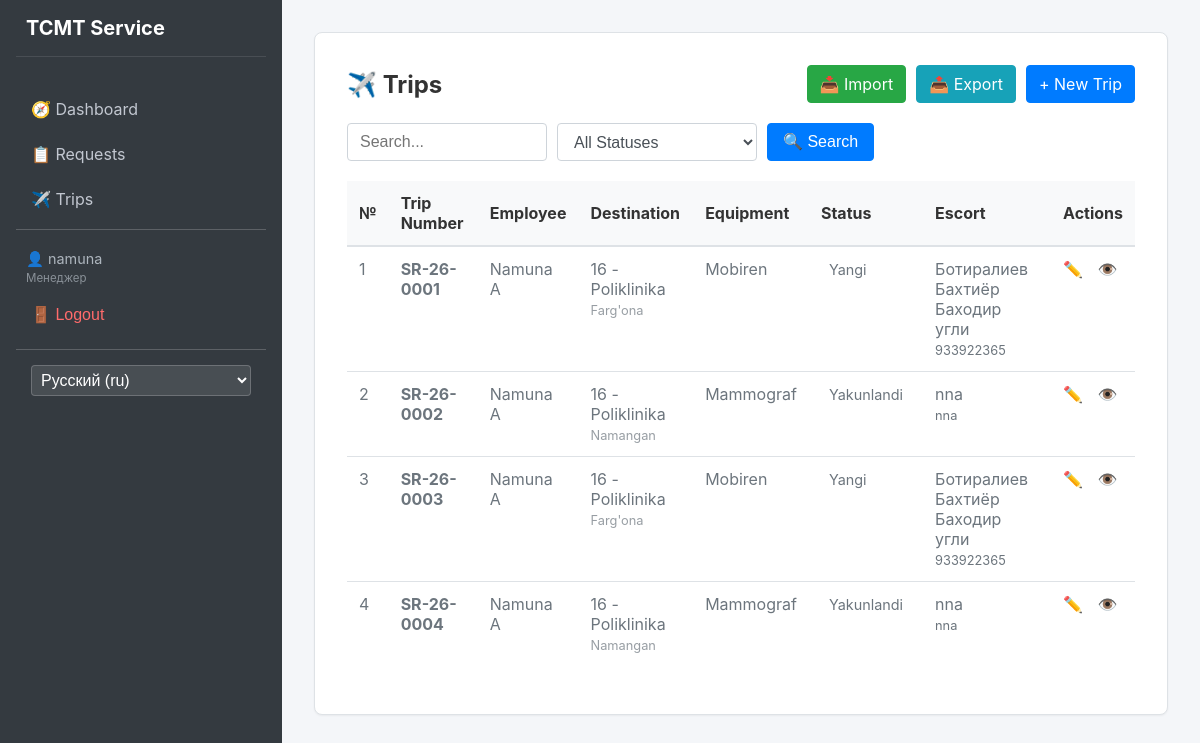
The app's page /trips/ (signed in), older data.
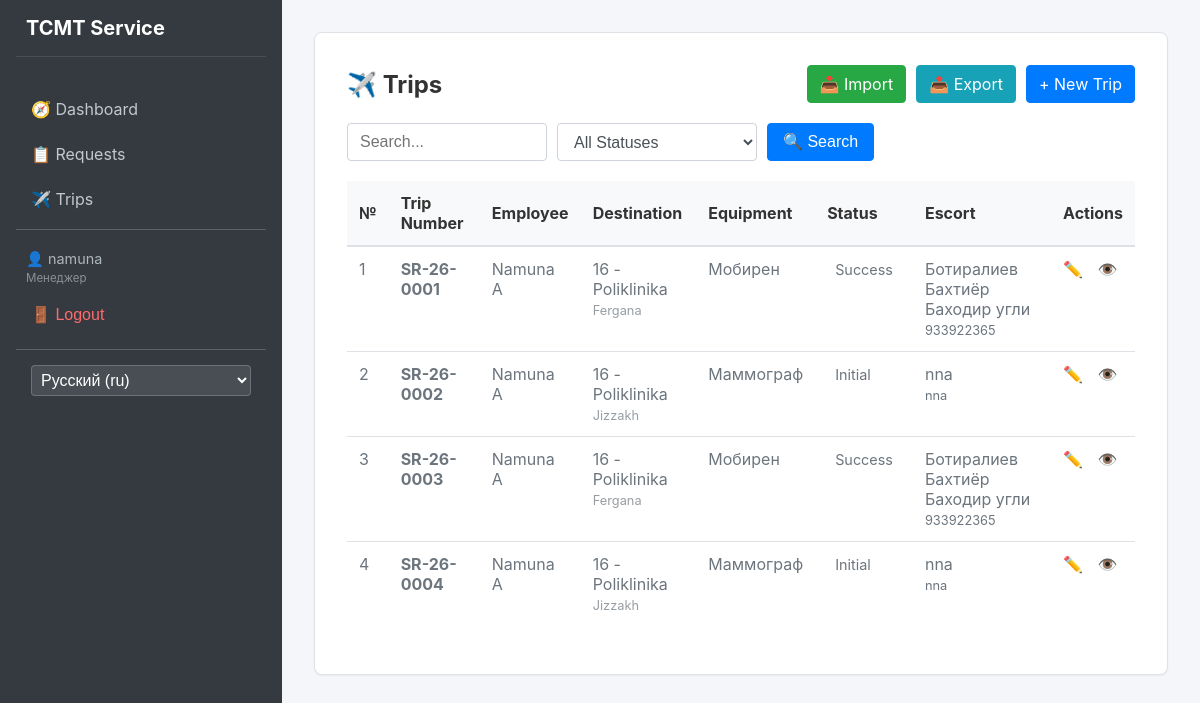
The same page, newer data.
### apps/users/models.py (models this page shows, shortened)
class User(AbstractUser):
    class Role(models.TextChoices):
        ADMIN = 'admin', 'Администратор'
        MANAGER = 'manager', 'Менеджер'
        USER = 'user', 'Пользователь'
    full_name = models.CharField(max_length=255)
    passport = models.CharField(max_length=20)
    role = models.CharField(
        max_length=20,
        choices=Role.choices,
        default=Role.USER
    )

### apps/trips/models.py (models this page shows, shortened)
class Trip(models.Model):
    created_at = models.DateField(default=datetime.date.today)
    responsible = models.ForeignKey(
        settings.AUTH_USER_MODEL,
        on_delete=models.SET_NULL,
        null=True,
        related_name='trips'
    )
    region = models.ForeignKey(Region, on_delete=models.PROTECT)
    institution = models.ForeignKey(Institution, on_delete=models.PROTECT)
    description = models.TextField()
    contact_phone = models.CharField(max_length=20)
    request_number = models.CharField(max_length=20)
    equipment_type = models.ForeignKey(EquipmentType, on_delete=models.PROTECT)
    status = models.ForeignKey(Status, on_delete=models.PROTECT)
    escort_name = models.CharField(max_length=255)
    escort_phone = models.CharField(max_length=20)
    order_number = models.CharField(
        max_length=50,
        blank=True,
        null=True
    )
    result_info = models.TextField(blank=True, null=True)

### apps/core/models.py (models this page shows, shortened)
class Institution(models.Model):
    name = models.CharField(max_length=255)
    region = models.ForeignKey(Region, on_delete=models.CASCADE)

class Region(models.Model):
    name = models.CharField(max_length=100)

class EquipmentType(models.Model):
    name = models.CharField(max_length=255)

class Status(models.Model):
    name = models.CharField(max_length=100)

### apps/trips/views.py (the view, shortened to what this page needs)
class TripListView(LoginRequiredMixin, ListView):
    model = Trip
    template_name = 'trips/list.html'
    context_object_name = 'trips'
    ordering = ['-created_at']
    def get_queryset(self):
        queryset = super().get_queryset()
        q = self.request.GET.get('q')
        status_id = self.request.GET.get('status')
        if status_id:
            queryset = queryset.filter(status_id=status_id)
        return queryset
    def get_context_data(self, **kwargs):
        context = super().get_context_data(**kwargs)
        context['statuses'] = Status.objects.all()
        return context

### templates/trips/list.html (shortened to what this page needs)
{% extends 'base.html' %}
{% load i18n %}
{% block content %}
<div class="glass-container">
    <div style="display: flex; justify-content: space-between; align-items: center; margin-bottom: 20px;">
        <h2 style="color: white; margin: 0;">✈️ {% trans "Trips" %}</h2>
        {% if user.role != 'user' %}
        <div style="display: flex; gap: 10px;">
            <a href="{% url 'trips:import' %}" class="btn-primary"
                style="text-decoration: none; background-color: #28a745; border-color: #28a745;">
                📥 {% trans "Import" %}
            </a>
            <a href="{% url 'trips:export' %}" class="btn-primary"
                style="text-decoration: none; background-color: #17a2b8; border-color: #17a2b8;">
                📤 {% trans "Export" %}
            </a>
            <a href="{% url 'trips:create' %}" class="btn-primary" style="text-decoration: none;">
                + {% trans "New Trip" %}
            </a>
        </div>
        {% endif %}
    </div>
    <form method="get" style="margin-bottom: 20px; display: flex; gap: 10px;">
        <input type="text" name="q" placeholder="{% trans 'Search...' %}" value="{{ request.GET.q|default:'' }}"
            style="width: 200px; margin: 0;">
        <select name="status" style="width: 200px; margin: 0;" onchange="this.form.submit()">
            <option value="">{% trans "All Statuses" %}</option>
        </select>
        <button type="submit" class="btn-primary" style="padding: 5px 15px;">🔍 {% trans "Search" %}</button>
    </form>
    <table>
        <thead>
            <tr>
                <th>№</th>
                <th>{% trans "Trip Number" %}</th>
                <th>{% trans "Employee" %}</th>
                <th>{% trans "Destination" %}</th>
                <th>{% trans "Equipment" %}</th>
                <th>{% trans "Status" %}</th>
                <th>{% trans "Escort" %}</th>
                <th>{% trans "Actions" %}</th>
            </tr>
        </thead>
        <tbody>
            {% for trip in trips %}
            <tr>
                <td>{{ forloop.counter }}</td>
                <td><strong>{{ trip.request_number }}</strong></td>
                <td>{{ trip.responsible.full_name }}</td>
                <td>
                    {{ trip.institution.name }}<br>
                    <span style="font-size: 0.8em; opacity: 0.7;">
                        {{ trip.region.name }}
                    </span>
                </td>
                <td>{{ trip.equipment_type.name }}</td>
                <td>
                    <span style="padding: 4px 8px; border-radius: 4px;
                                 background: rgba(255,255,255,0.3); font-size: 0.9em;">
                        {{ trip.status.name }}
                    </span>
                </td>
                <td>
                    {{ trip.escort_name }}<br>
                    <span style="font-size: 0.8em;">
                        {{ trip.escort_phone }}
                    </span>
                </td>
                <td>
                    {% if user.role == 'user' and trip.status.name in closed_statuses %}
                    <span style="opacity: 0.3; margin-right: 10px;">🔒</span>
                    {% else %}
                    <a href="{% url 'trips:update' trip.pk %}" style="color: white; margin-right: 10px;">✏️</a>
                    {% endif %}
                    <a href="{% url 'trips:detail' trip.pk %}" style="color: white;">👁️</a>
                </td>
            </tr>
            {% empty %}
            <tr>
                <td colspan="8" style="text-align: center; padding: 20px;">
                    {% trans "No trips yet" %}
                </td>
            </tr>
            {% endfor %}
        </tbody>
    </table>
</div>
{% endblock %}

### templates/base.html (shortened to what this page needs)
<!DOCTYPE html>
<html lang="ru">
<head>
    {% load static %}
    {% load i18n %}
    <link rel="stylesheet" href="{% static 'css/style.css' %}">
</head>
<body>
    <div class="app-container">
        {% if user.is_authenticated %}
        <aside class="sidebar">
            <h2 style="color: white !important; border-bottom: 1px solid rgba(255,255,255,0.1);">TCMT Service</h2>
            <nav>
                <a href="{% url 'index' %}">🧭 {% trans "Dashboard" %}</a>
                <a href="{% url 'requests:list' %}">📋 {% trans "Requests" %}</a>
                <a href="{% url 'trips:list' %}">✈️ {% trans "Trips" %}</a>
                <hr style="border-color: rgba(255,255,255,0.2); margin: 10px 0;">
                <div style="padding: 10px; font-size: 0.9em; color: #adb5bd;">
                    👤 {{ user.username }} <br>
                    <span style="font-size: 0.8em; opacity: 0.7;">{{ user.get_role_display }}</span>
                </div>
                <form action="{% url 'logout' %}" method="post" style="padding: 0; margin: 0;">
                    <button type="submit"
                        style="background: none; border: none; color: #ff6b6b; cursor: pointer; padding: 10px 15px; width: 100%; text-align: left; font-size: 1rem;">🚪
                        {% trans "Logout" %}</button>
                </form>
                <hr style="border-color: rgba(255,255,255,0.2); margin: 15px 0;">
                <form action="{% url 'set_language' %}" method="post" style="padding: 0 15px;">
                    <select name="language" onchange="this.form.submit()"
                        style="width: 100%; padding: 5px; background: rgba(255,255,255,0.1); color: white; border: 1px solid rgba(255,255,255,0.2); border-radius: 4px;">
                        {% get_current_language as LANGUAGE_CODE %}
                        {% get_available_languages as LANGUAGES %}
                        {% get_language_info_list for LANGUAGES as languages %}
                        {% for language in languages %}
                        <option value="{{ language.code }}" {% if language.code == LANGUAGE_CODE %} selected{% endif %}>
                            {{ language.name_local }} ({{ language.code }})
                        </option>
                        {% endfor %}
                    </select>
                </form>
            </nav>
        </aside>
        {% endif %}
        <main class="main-content">
            {% block content %}
            {% endblock %}
        </main>
    </div>
</body>
</html>

### static/css/style.css (style rules this page uses)
:root { --bg-body: #f4f6f9; --bg-card: #ffffff; --bg-sidebar: #343a40; --text-primary: #333333; --text-secondary: #6c757d; --text-white: #ffffff; --border-color: #dee2e6; --primary-color: #007bff; --primary-hover: #0056b3; --shadow-sm: 0 1px 2px rgba(0, 0, 0, 0.05); --shadow-md: 0 4px 6px rgba(0, 0, 0, 0.1); }
body { margin: 0; font-family: -apple-system, BlinkMacSystemFont, "Segoe UI", Roboto, "Helvetica Neue", Arial, sans-serif; background-color: var(--bg-body); color: var(--text-primary); min-height: 100vh; }
.app-container { display: flex; min-height: 100vh; }
.sidebar { width: 250px; background-color: var(--bg-sidebar); color: var(--text-white); display: flex; flex-direction: column; padding: 1rem; }
.sidebar h2 { font-size: 1.25rem; margin-bottom: 2rem; padding-left: 10px; border-bottom: 1px solid rgba(255, 255, 255, 0.1); padding-bottom: 1rem; }
.sidebar nav a { display: block; color: #c2c7d0; text-decoration: none; padding: 10px 15px; margin-bottom: 5px; border-radius: 4px; transition: all 0.2s; }
.main-content { flex: 1; padding: 2rem; overflow-y: auto; }
.glass-container { background: var(--bg-card); border-radius: 8px; box-shadow: var(--shadow-sm); border: 1px solid var(--border-color); padding: 2rem; backdrop-filter: none; -webkit-backdrop-filter: none; }
input, select, textarea { width: 100%; padding: 0.375rem 0.75rem; font-size: 1rem; line-height: 1.5; color: #495057; background-color: #fff; background-clip: padding-box; border: 1px solid #ced4da; border-radius: 0.25rem; transition: border-color .15s ease-in-out, box-shadow .15s ease-in-out; box-sizing: border-box; margin-bottom: 1rem; }
button.btn-primary, .btn-primary { display: inline-block; font-weight: 400; text-align: center; vertical-align: middle; cursor: pointer; background-color: var(--primary-color); border: 1px solid var(--primary-color); padding: 0.375rem 0.75rem; font-size: 1rem; line-height: 1.5; border-radius: 0.25rem; color: #fff !important; transition: color .15s ease-in-out, background-color .15s ease-in-out; text-decoration: none; }
table { width: 100%; border-collapse: collapse; background-color: #fff; margin-bottom: 1rem; }
th { background-color: #f8f9fa; color: var(--text-primary); border-bottom: 2px solid var(--border-color); padding: 0.75rem; text-align: left; }
td { padding: 0.75rem; vertical-align: top; border-top: 1px solid var(--border-color); color: var(--text-secondary); }
h1, h2, h3, h4 { margin-top: 0; color: var(--text-primary) !important; }
hr { border: 0; border-top: 1px solid var(--border-color); }

Row changes from the older to the newer data that the page shows:
changed through a linked row, Trip "SR-26-0001": region.name "Farg'ona" → "Fergana"; equipment_type.name "Mobiren" → "Мобирен"; status.name "Yangi" → "Success"
changed through a linked row, Trip "SR-26-0002": region.name "Namangan" → "Jizzakh"; equipment_type.name "Mammograf" → "Маммограф"; status.name "Yakunlandi" → "Initial"
changed through a linked row, Trip "SR-26-0003": region.name "Farg'ona" → "Fergana"; equipment_type.name "Mobiren" → "Мобирен"; status.name "Yangi" → "Success"
changed through a linked row, Trip "SR-26-0004": region.name "Namangan" → "Jizzakh"; equipment_type.name "Mammograf" → "Маммограф"; status.name "Yakunlandi" → "Initial"
